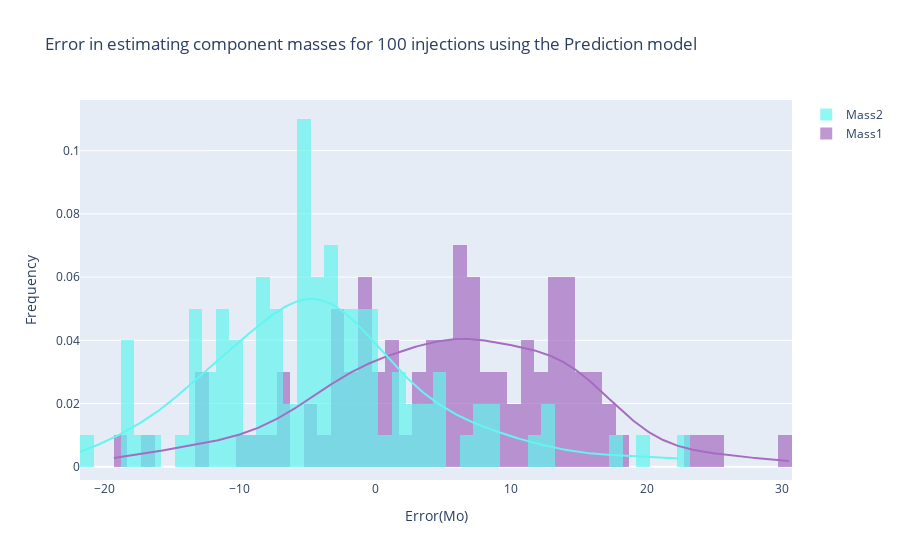

The code cell stored with this chart in its notebook:
### Code cell
hist_data1 = [error_mass1,error_mass2]

group_labels = ['Mass1','Mass2']
colors = [ '#A56CC1', '#63F5EF']
# Create distplot with custom bin_size
fig = ff.create_distplot(hist_data1, group_labels,colors=colors,show_rug=False)

fig.update_layout(title='Error in estimating component masses for 100 injections using the Prediction model',xaxis_title="Error(Mo)",yaxis_title="Frequency")
fig.show()

### Figure 1 — Plotly figure (JSON) as saved in the notebook; plotly's stock layout.template omitted (floating-point values rounded to 4 significant figures; data arrays with more than 128 entries replaced by an {"elided": "..."} marker saying what was removed)
{"data": [{"autobinx": false, "histnorm": "probability density", "legendgroup": "Mass1", "marker": {"color": "#A56CC1"}, "name": "Mass1", "opacity": 0.7, "type": "histogram", "x": [13.85, 1.539, 13.34, -13.21, 22.91, 12.17, 14.7, 13.73, 9.055, 11.07, 7.643, -5.223, 4.25, 9.261, -9.142, 14.94, 1.387, -1.396, 8.091, 5.258, 13.42, 1.058, 4.565, 12.4, -4.59, 16.44, 12.22, 13.35, 14.28, 11.24, -16.46, -0.83, 4.818, 24.48, 5.103, 7.798, 5.299, 9.798, 13.92, 15.46, -2.137, -2.962, -13.16, 6.509, -0.1849, 6.728, 15.84, 17.49, -1.171, 7.202, -0.3613, 0.5518, 2.351, -3.506, 13.12, 8.792, 6.246, 3.329, -6.798, 17.8, -8.036, -6.381, 6.988, 15.82, -1.307, 15.1, 6.28, -3.03, 17.27, -0.7756, -2.522, 6.02, 13.63, 7.023, 7.914, -0.5235, 30.58, -10.27, -19.3, 5.743, 13.03, 0.9162, 11.6, 5.798, -12.96, 24.74, -3.075, 10.08, 0.4266, 6.056, 3.449, -2.675, 6.805, -6.57, 10.95, 3.777, -0.5974, 4.363, 3.447, 14.64], "xaxis": "x", "xbins": {"end": 30.58, "size": 1, "start": -19.3}, "yaxis": "y"}, {"autobinx": false, "histnorm": "probability density", "legendgroup": "Mass2", "marker": {"color": "#63F5EF"}, "name": "Mass2", "opacity": 0.7, "type": "histogram", "x": [-3.854, -3.764, 17.38, -2.208, 22.41, -5.682, 12.89, -2.888, -4.862, -16.92, -10.41, -8.009, -3.138, -11.44, -17.81, 8.48, -5.601, 7.57, -7.406, -1.892, 3.954, -12.89, -5.541, 1.724, -2.21, -3.925, -2.033, -1.305, -13.85, -4.183, -18.0, -9.989, 0.0558, -3.158, -1.201, -6.9, 0.07043, 3.452, 0.8227, 2.215, -9.869, 0.1126, -8.11, -4.789, -5.612, 4.779, -0.4218, 1.509, 7.177, -8.069, -12.82, -5.352, -12.37, -6.276, 8.276, -11.77, -4.721, -3.202, -13.28, 20.0, -13.08, -17.93, -10.96, -4.82, -18.45, -3.807, -7.404, -2.882, -7.703, -7.845, -13.7, 4.779, 4.647, 2.553, -11.02, -7.494, 12.94, -15.92, -5.381, 0.1012, -2.775, -5.601, -9.69, 2.05, -8.245, 11.26, -12.04, 8.067, -3.448, -1.002, -1.47, -5.557, -8.041, -21.79, -11.14, -10.63, -6.347, -12.25, -5.688, -1.474], "xaxis": "x", "xbins": {"end": 22.41, "size": 1, "start": -21.79}, "yaxis": "y"}, {"legendgroup": "Mass1", "marker": {"color": "#A56CC1"}, "mode": "lines", "name": "Mass1", "showlegend": false, "type": "scatter", "x": {"elided": "500 float values"}, "xaxis": "x", "y": {"elided": "500 float values"}, "yaxis": "y"}, {"legendgroup": "Mass2", "marker": {"color": "#63F5EF"}, "mode": "lines", "name": "Mass2", "showlegend": false, "type": "scatter", "x": {"elided": "500 float values"}, "xaxis": "x", "y": {"elided": "500 float values"}, "yaxis": "y"}], "layout": {"barmode": "overlay", "hovermode": "closest", "legend": {"traceorder": "reversed"}, "title": {"text": "Error in estimating component masses for 100 injections using the Prediction model"}, "xaxis": {"anchor": "y2", "domain": [0, 1], "title": {"text": "Error(Mo)"}, "zeroline": false}, "yaxis": {"anchor": "free", "domain": [0, 1], "position": 0, "title": {"text": "Frequency"}}}}
